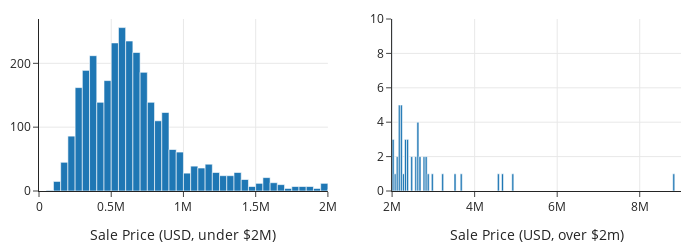

The notebook cell this image was saved under:
### Markdown cell above
Let's use this idea to improve the histogram of sale prices.
In the side-by-side plots that follow, we clip the data by changing the limits of the x-axis. 
On the left, we've excluded houses that cost over $2 million. 
The shape of the distribution for the bulk of the houses is much clearer in this plot.
For instance, we can more easily observe the skewness and a smaller secondary mode.
On the right, we separately show detail in the long right tail of the distribution:

### Code cell
right_hist = px.histogram(sfh, x='price')
left_hist = px.histogram(sfh, x='price')
# We wrote the left_right function as a shorthand for plotly's make_subplots
fig = left_right(left_hist, right_hist, height=250)
fig.update_xaxes(range=[0, 2e6], title_text="Sale Price (USD, under $2M)", row=1, col=1)
fig.update_xaxes(range=[2e6, 9e6], title_text="Sale Price (USD, over $2m)", row=1, col=2)
fig.update_yaxes(range=[0, 10], row=1, col=2)
fig

### Figure 1 — Plotly figure (JSON) as saved in the notebook; plotly's stock layout.template omitted (floating-point values rounded to 4 significant figures; data arrays with more than 128 entries replaced by an {"elided": "..."} marker saying what was removed)
{"data": [{"alignmentgroup": "True", "hovertemplate": "price=%{x}<br>count=%{y}<extra></extra>", "legendgroup": "", "marker": {"color": "#1F77B4", "pattern": {"shape": ""}}, "name": "", "offsetgroup": "", "orientation": "v", "showlegend": false, "type": "histogram", "x": {"elided": "3065 int values"}, "xaxis": "x", "yaxis": "y"}, {"alignmentgroup": "True", "hovertemplate": "price=%{x}<br>count=%{y}<extra></extra>", "legendgroup": "", "marker": {"color": "#1F77B4", "pattern": {"shape": ""}}, "name": "", "offsetgroup": "", "orientation": "v", "showlegend": false, "type": "histogram", "x": {"elided": "3065 int values"}, "xaxis": "x2", "yaxis": "y2"}], "layout": {"height": 250, "width": 700, "xaxis": {"anchor": "y", "domain": [0, 0.45], "range": [0, 2000000], "title": {"text": "Sale Price (USD, under $2M)"}, "type": "linear"}, "xaxis2": {"anchor": "y2", "domain": [0.55, 1], "range": [2000000, 9000000], "title": {"text": "Sale Price (USD, over $2m)"}, "type": "linear"}, "yaxis": {"anchor": "x", "autorange": true, "domain": [0, 1], "range": [0, 269.5]}, "yaxis2": {"anchor": "x2", "domain": [0, 1], "range": [0, 10]}}}
